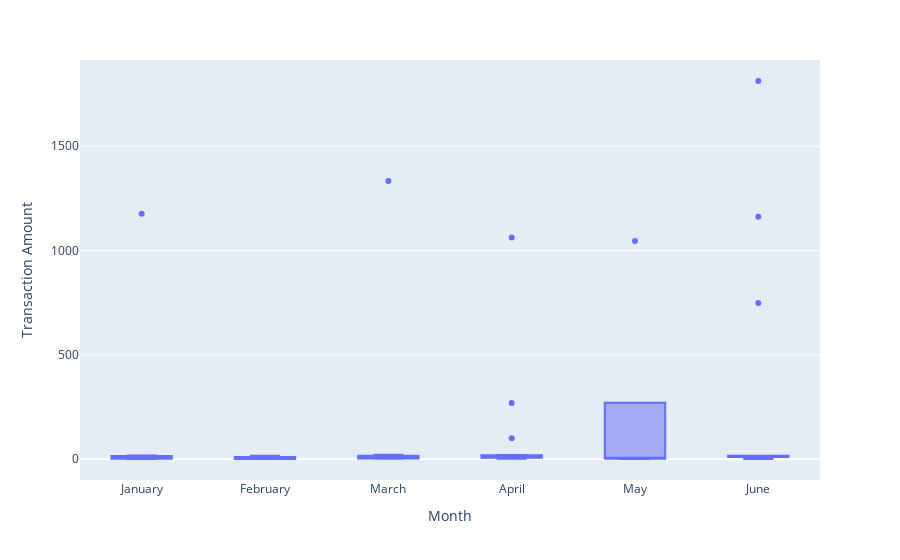

Notebook code for this chart:
### Code cell
# Creating the six box plots using plotly express
px.box(
    card_holder_25_df,
    x = "Month",
    y = "Transaction Amount",
    hover_data = ["Merchant Category", "Card Number"]
)

### Figure 1 — Plotly figure (JSON) as saved in the notebook; plotly's stock layout.template omitted (floating-point values rounded to 4 significant figures; data arrays with more than 128 entries replaced by an {"elided": "..."} marker saying what was removed)
{"data": [{"alignmentgroup": "True", "customdata": {"elided": "68x2 str values"}, "hovertemplate": "Month=%{x}<br>Transaction Amount=%{y}<br>Merchant Category=%{customdata[0]}<br>Card Number=%{customdata[1]}<extra></extra>", "legendgroup": "", "marker": {"color": "#636efa"}, "name": "", "notched": false, "offsetgroup": "", "orientation": "v", "showlegend": false, "type": "box", "x": ["January", "January", "January", "January", "January", "January", "January", "January", "January", "January", "February", "February", "February", "February", "February", "February", "February", "February", "February", "February", "March", "March", "March", "March", "March", "March", "March", "March", "March", "March", "March", "March", "March", "April", "April", "April", "April", "April", "April", "April", "April", "April", "April", "April", "April", "April", "April", "April", "April", "May", "May", "May", "May", "May", "June", "June", "June", "June", "June", "June", "June", "June", "June", "June", "June", "June", "June", "June"], "x0": " ", "xaxis": "x", "y": [1.46, 10.74, 2.93, 1.39, 17.84, 1.65, 15.86, 2.22, 1177, 2.75, 10.75, 10.81, 5.97, 3.69, 16.7, 1.26, 2.63, 11.01, 0.91, 1.18, 12.42, 16.58, 1334, 2.88, 2.04, 13.57, 10.1, 1.65, 3.08, 4.2, 2.56, 18.28, 21.04, 100, 2.62, 7.08, 17.15, 1063, 10.15, 10.06, 269, 10.24, 7.39, 6.01, 20.03, 2.79, 10.02, 15.66, 16.5, 1.1, 1046, 12.15, 2.27, 5.97, 1162, 749, 10.69, 11.88, 1.03, 10.15, 11.01, 16.29, 15.98, 1813, 16.61, 11.53, 5.24, 2.27], "y0": " ", "yaxis": "y"}], "layout": {"autosize": true, "boxmode": "group", "legend": {"tracegroupgap": 0}, "margin": {"t": 60}, "xaxis": {"anchor": "y", "autorange": true, "domain": [0, 1], "range": [-0.5, 5.5], "title": {"text": "Month"}, "type": "category"}, "yaxis": {"anchor": "x", "autorange": true, "domain": [0, 1], "range": [-99.76, 1914.0], "title": {"text": "Transaction Amount"}, "type": "linear"}}}
